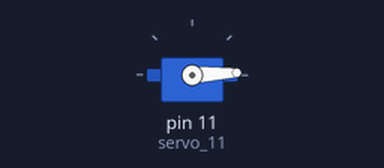
The sketch below on a simulated Arduino Uno, built with avr-gcc and run on an emulated ATmega328P. Shown: servo.

Above: at 0.05 s.
At 2.0 s:
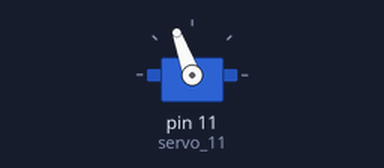
At 4.0 s:
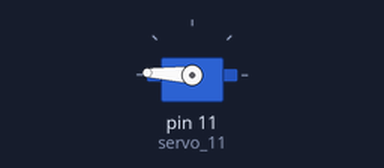
At 8.0 s:
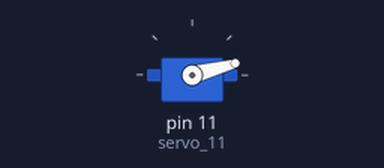
Timing chart, 0 to 10.7 s (numbered marks = the images above):
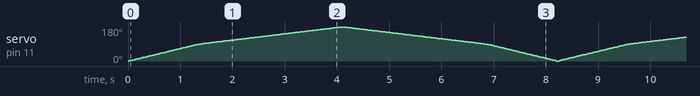

The sketch:

Controlando_um_micro_servo.ino
```cpp
// C++ code
//
#include <Servo.h>

int i = 0;

Servo servo_11;

void setup()
{
  servo_11.attach(11, 500, 2500);
}

void loop()
{
  for (i = 0; i <= 90; i += 1) {
    servo_11.write(i);
    delay(15); // Wait for 15 millisecond(s)
  }
  for (i = 90; i <= 180; i += 1) {
    servo_11.write(i);
    delay(30); // Wait for 30 millisecond(s)
  }
  for (i = 180; i >= 90; i -= 1) {
    servo_11.write(i);
    delay(30); // Wait for 30 millisecond(s)
  }
  for (i = 90; i >= 0; i -= 1) {
    servo_11.write(i);
    delay(15); // Wait for 15 millisecond(s)
  }
}
```
